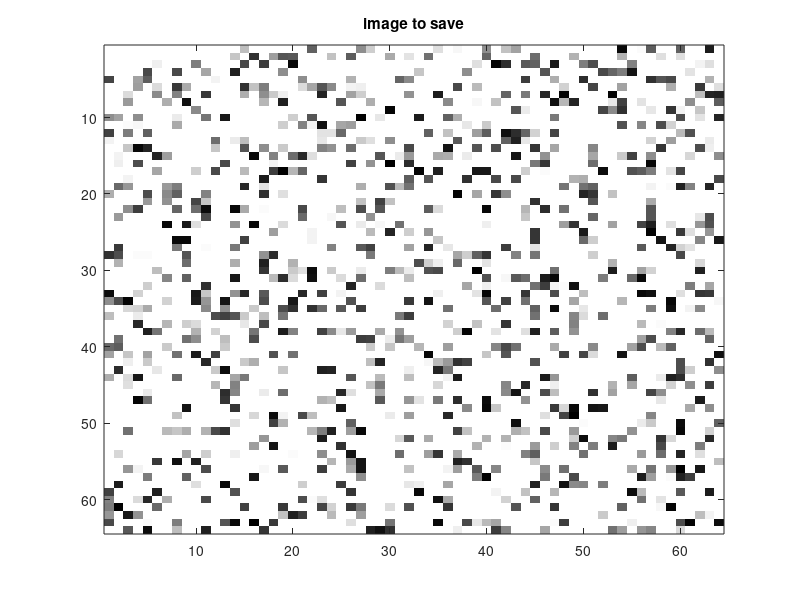
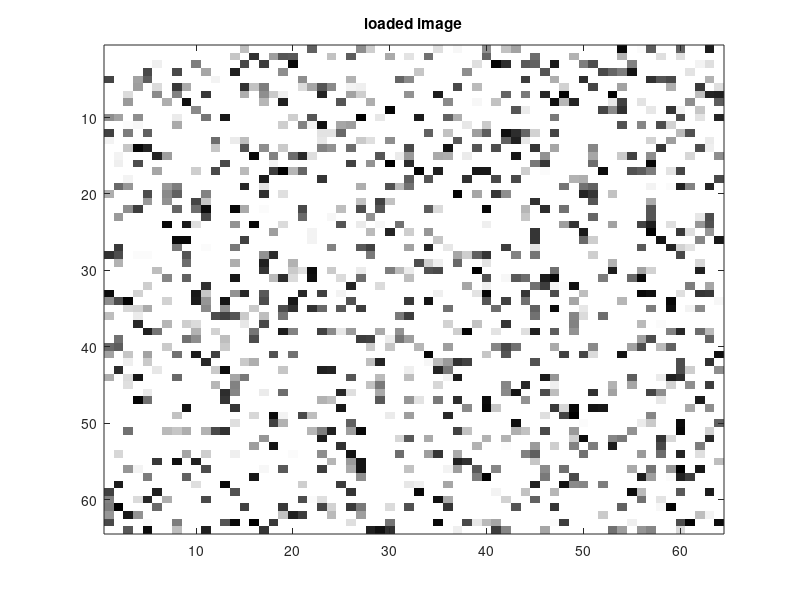

These figures' MATLAB source, in order:
% Regression test function (black box) for imwrite
% This function is autogenerated by helpgen.py
function bbtest_success = bbtest_io_imwrite
  bbtest_success = 1;
NumErrors = 0;
try
  a =  uint8(255*rand(64));
catch
  NumErrors = NumErrors + 1;
end
try
  figure(1), image(a), colormap(gray)
catch
  NumErrors = NumErrors + 1;
end
try
  title('image to save')
catch
  NumErrors = NumErrors + 1;
end
try
  imwrite(a, 'test.bmp')
catch
  NumErrors = NumErrors + 1;
end
if (NumErrors ~= 0) bbtest_success = 0; return; end
NumErrors = 0;
try
  b = imread('test.bmp');
catch
  NumErrors = NumErrors + 1;
end
try
  figure(2), image(b), colormap(gray)
catch
  NumErrors = NumErrors + 1;
end
try
  title('loaded image')
catch
  NumErrors = NumErrors + 1;
end
if (NumErrors ~= 0) bbtest_success = 0; return; end
